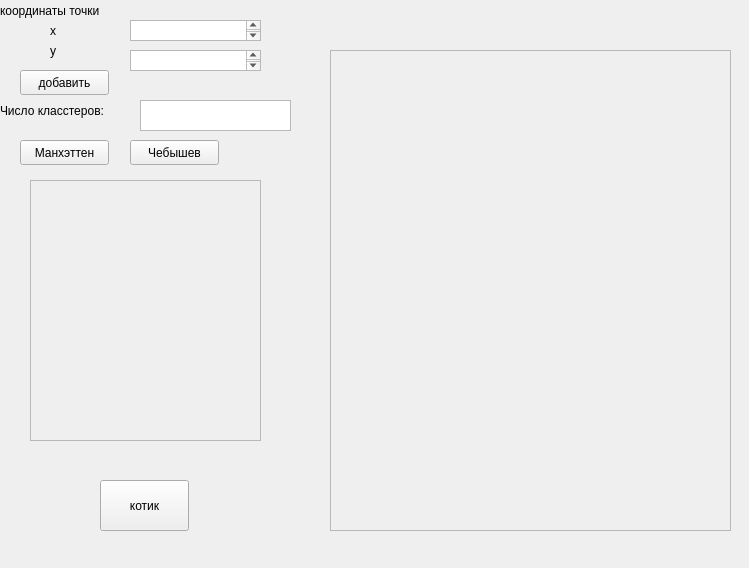
<?xml version="1.0" encoding="UTF-8"?>
<ui version="4.0">
 <class>Form</class>
 <widget class="QWidget" name="Form">
  <property name="geometry">
   <rect>
    <x>0</x>
    <y>0</y>
    <width>749</width>
    <height>568</height>
   </rect>
  </property>
  <property name="windowTitle">
   <string>Form</string>
  </property>
  <widget class="QPushButton" name="manhattan_button">
   <property name="geometry">
    <rect>
     <x>20</x>
     <y>140</y>
     <width>89</width>
     <height>25</height>
    </rect>
   </property>
   <property name="text">
    <string>Манхэттен</string>
   </property>
  </widget>
  <widget class="QPushButton" name="chebyshev_button">
   <property name="geometry">
    <rect>
     <x>130</x>
     <y>140</y>
     <width>89</width>
     <height>25</height>
    </rect>
   </property>
   <property name="text">
    <string>Чебышев</string>
   </property>
  </widget>
  <widget class="QScrollArea" name="solution_area">
   <property name="geometry">
    <rect>
     <x>30</x>
     <y>180</y>
     <width>231</width>
     <height>261</height>
    </rect>
   </property>
   <property name="widgetResizable">
    <bool>true</bool>
   </property>
   <widget class="QWidget" name="scrollAreaWidgetContents">
    <property name="geometry">
     <rect>
      <x>0</x>
      <y>0</y>
      <width>229</width>
      <height>259</height>
     </rect>
    </property>
   </widget>
  </widget>
  <widget class="QScrollArea" name="plots_area">
   <property name="geometry">
    <rect>
     <x>330</x>
     <y>50</y>
     <width>401</width>
     <height>481</height>
    </rect>
   </property>
   <property name="widgetResizable">
    <bool>true</bool>
   </property>
   <widget class="QWidget" name="scrollAreaWidgetContents_2">
    <property name="geometry">
     <rect>
      <x>0</x>
      <y>0</y>
      <width>399</width>
      <height>479</height>
     </rect>
    </property>
   </widget>
  </widget>
  <widget class="QTextEdit" name="clusters_count">
   <property name="geometry">
    <rect>
     <x>140</x>
     <y>100</y>
     <width>151</width>
     <height>31</height>
    </rect>
   </property>
  </widget>
  <widget class="QLabel" name="label">
   <property name="geometry">
    <rect>
     <x>0</x>
     <y>80</y>
     <width>131</width>
     <height>61</height>
    </rect>
   </property>
   <property name="text">
    <string>Число класстеров:</string>
   </property>
  </widget>
  <widget class="QPlainTextEdit" name="x">
   <property name="geometry">
    <rect>
     <x>130</x>
     <y>20</y>
     <width>131</width>
     <height>21</height>
    </rect>
   </property>
  </widget>
  <widget class="QPlainTextEdit" name="y">
   <property name="geometry">
    <rect>
     <x>130</x>
     <y>50</y>
     <width>131</width>
     <height>21</height>
    </rect>
   </property>
  </widget>
  <widget class="QLabel" name="label_2">
   <property name="geometry">
    <rect>
     <x>0</x>
     <y>-20</y>
     <width>131</width>
     <height>61</height>
    </rect>
   </property>
   <property name="text">
    <string>координаты точки</string>
   </property>
  </widget>
  <widget class="QLabel" name="label_3">
   <property name="geometry">
    <rect>
     <x>50</x>
     <y>30</y>
     <width>21</width>
     <height>41</height>
    </rect>
   </property>
   <property name="text">
    <string>y</string>
   </property>
  </widget>
  <widget class="QLabel" name="label_4">
   <property name="geometry">
    <rect>
     <x>50</x>
     <y>10</y>
     <width>21</width>
     <height>41</height>
    </rect>
   </property>
   <property name="text">
    <string>x</string>
   </property>
  </widget>
  <widget class="QPushButton" name="add">
   <property name="geometry">
    <rect>
     <x>20</x>
     <y>70</y>
     <width>89</width>
     <height>25</height>
    </rect>
   </property>
   <property name="text">
    <string>добавить</string>
   </property>
  </widget>
  <widget class="QPushButton" name="cat">
   <property name="geometry">
    <rect>
     <x>100</x>
     <y>480</y>
     <width>89</width>
     <height>51</height>
    </rect>
   </property>
   <property name="text">
    <string>котик</string>
   </property>
  </widget>
 </widget>
 <resources/>
 <connections/>
</ui>
